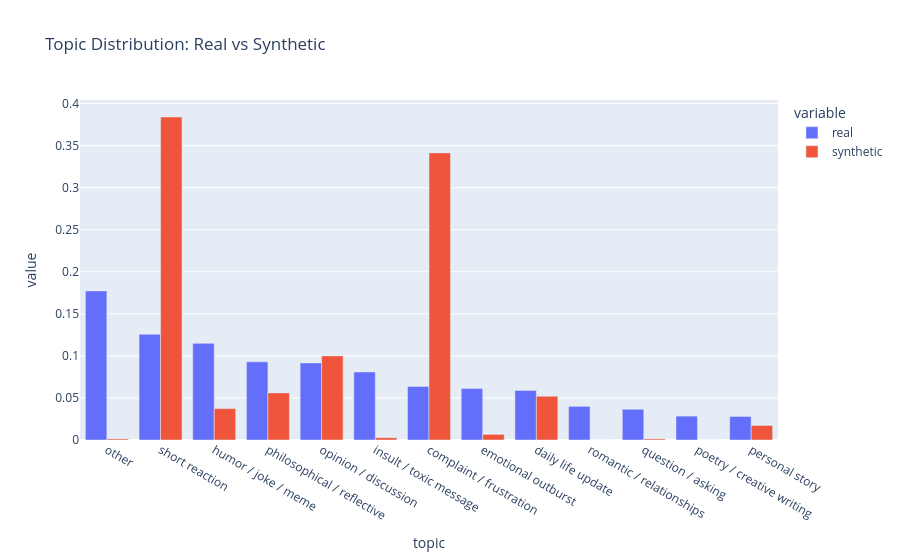

Here is the notebook cell this chart was saved with:
### Code cell
import plotly.express as px

compare_df_plot = compare_df.reset_index().rename(columns={"index": "topic"})

px.bar(
    compare_df_plot,
    x="topic",
    y=["real", "synthetic"],
    barmode="group",
    title="Topic Distribution: Real vs Synthetic"
).show()

### Figure 1 — Plotly figure (JSON) as saved in the notebook; plotly's stock layout.template omitted (floating-point values rounded to 4 significant figures)
{"data": [{"alignmentgroup": "True", "hovertemplate": "variable=real<br>topic=%{x}<br>value=%{y}<extra></extra>", "legendgroup": "real", "marker": {"color": "#636efa", "pattern": {"shape": ""}}, "name": "real", "offsetgroup": "real", "orientation": "v", "showlegend": true, "textposition": "auto", "type": "bar", "x": ["other", "short reaction", "humor / joke / meme", "philosophical / reflective", "opinion / discussion", "insult / toxic message", "complaint / frustration", "emotional outburst", "daily life update", "romantic / relationships", "question / asking", "poetry / creative writing", "personal story"], "xaxis": "x", "y": [0.1773, 0.1256, 0.1149, 0.09294, 0.09165, 0.0809, 0.06368, 0.0611, 0.05895, 0.04002, 0.03657, 0.0284, 0.02797], "yaxis": "y"}, {"alignmentgroup": "True", "hovertemplate": "variable=synthetic<br>topic=%{x}<br>value=%{y}<extra></extra>", "legendgroup": "synthetic", "marker": {"color": "#EF553B", "pattern": {"shape": ""}}, "name": "synthetic", "offsetgroup": "synthetic", "orientation": "v", "showlegend": true, "textposition": "auto", "type": "bar", "x": ["other", "short reaction", "humor / joke / meme", "philosophical / reflective", "opinion / discussion", "insult / toxic message", "complaint / frustration", "emotional outburst", "daily life update", "romantic / relationships", "question / asking", "poetry / creative writing", "personal story"], "xaxis": "x", "y": [0.001333, 0.384, 0.03733, 0.056, 0.1, 0.002667, 0.3413, 0.006667, 0.052, 0.0, 0.001333, 0.0, 0.01733], "yaxis": "y"}], "layout": {"barmode": "group", "legend": {"title": {"text": "variable"}, "tracegroupgap": 0}, "title": {"text": "Topic Distribution: Real vs Synthetic"}, "xaxis": {"anchor": "y", "domain": [0, 1], "title": {"text": "topic"}}, "yaxis": {"anchor": "x", "domain": [0, 1], "title": {"text": "value"}}}}
